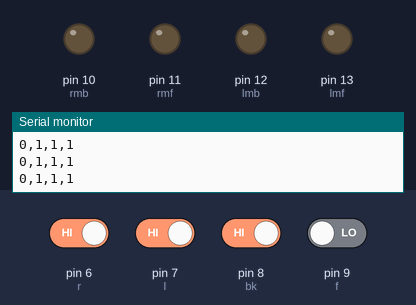
This sketch was run on a simulated Arduino Uno, built with avr-gcc and run on an emulated ATmega328P. Shown: output pins drawn as LEDs (lit = HIGH), the last lines printed to the serial monitor. The test bench sets the inputs (shaded band); at power-on: pin 6 (r), pin 7 (l), pin 8 (bk) HIGH, pin 9 (f) LOW.

Above: at 1.2 s.
1.3 s: pin 6 (r) driven LOW and pin 7 (l) driven LOW
At 2.2 s:
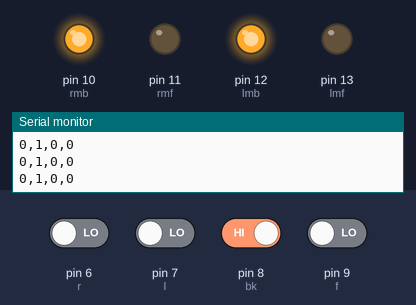
2.8 s: pin 6 (r) driven HIGH
At 3.2 s:
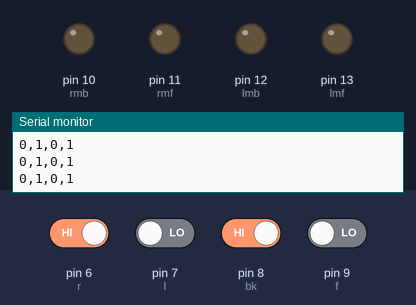
4.3 s: pin 8 (bk) driven LOW
At 5.5 s:
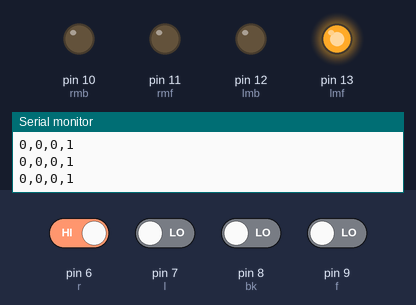
5.8 s: pin 8 (bk) driven HIGH
At 6.5 s:
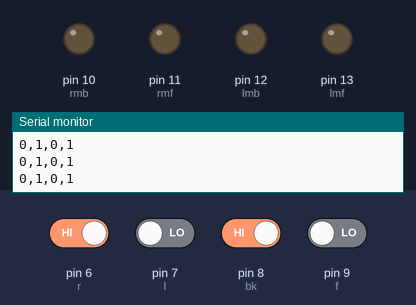
Timing chart, 0 to 8.8 s (numbered marks = the images above; inputs shaded):
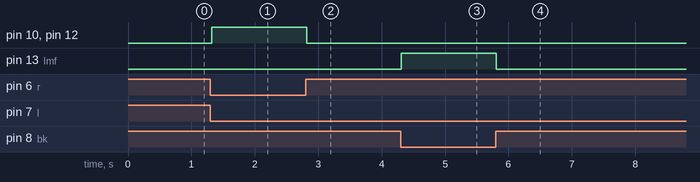

Measured:
- after the input at 1.3 s, pin 10 (rmb), pin 12 (lmb): LOW → HIGH at once
- after the input at 2.8 s, pin 10 (rmb), pin 12 (lmb): HIGH → LOW at once
- after the input at 4.3 s, pin 13 (lmf): LOW → HIGH at once
- after the input at 5.8 s, pin 13 (lmf): HIGH → LOW at once

The sketch:

slave_v2v.ino
```cpp
#define lmf 13 //left motors forward
#define lmb 12 //left motors reverse
#define rmf 11 //right motors forward
#define rmb 10 //right motors reverse
#define f 9 //decoder data
#define bk 8 //decoder data
#define l 7 //decoder data
#define r 6 //decoder data

int a,b,c,d;

void setup()
{
pinMode(lmf,OUTPUT);
pinMode(lmb,OUTPUT);
pinMode(rmf,OUTPUT);
pinMode(rmb,OUTPUT);
pinMode(f,INPUT);
pinMode(bk,INPUT);
pinMode(l,INPUT);
pinMode(r,INPUT);
Serial.begin(9600);
}

void loop()
{
  a=digitalRead(f);
  b=digitalRead(bk);
  c=digitalRead(l);
  d=digitalRead(r);
  Serial.print(a);
  Serial.print(",");
  Serial.print(b);
  Serial.print(",");
  Serial.print(c);
  Serial.print(",");
  Serial.println(d);
  if(a==1&&b==0&&c==0&&d==0)
    {
     digitalWrite(lmf,HIGH);
     digitalWrite(rmf,HIGH);
     digitalWrite(lmb,LOW);
     digitalWrite(rmb,LOW);
    }
   else if(a==0&&b==1&&c==0&&d==0)
    {
      digitalWrite(lmb,HIGH);
      digitalWrite(rmb,HIGH);
      digitalWrite(lmf,LOW);
      digitalWrite(rmf,LOW);
    }
   else if(a==0&&b==0&&c==1&&d==0)
    {
       digitalWrite(rmf,HIGH);
       digitalWrite(rmb,LOW);
       digitalWrite(lmf,LOW);
       digitalWrite(lmb,LOW);
    }
   else if(a==0&&b==0&&c==0&&d==1)
    {
       digitalWrite(lmf,HIGH);
       digitalWrite(lmb,LOW);
       digitalWrite(rmf,LOW);
       digitalWrite(rmb,LOW);
    }
   else
    {
     digitalWrite(rmf,LOW);
     digitalWrite(rmb,LOW);
     digitalWrite(lmf,LOW);
     digitalWrite(lmb,LOW);
    }
}
```
